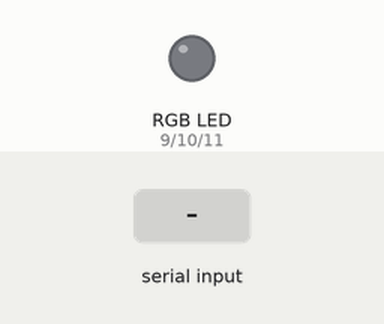
Bench run of a sketch on a simulated Arduino Uno, built with avr-gcc and run on an emulated ATmega328P. On the bench: an RGB LED mixed from three pins (HIGH = lit). The test bench sets the inputs (shaded band). Dim RGB values are drawn brighter than linear.

Above: at 1.2 s.
1.3 s: "#90\n" received over Serial
At 1.6 s:
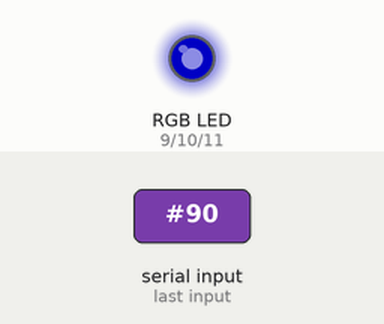
2.8 s: "#" received over Serial
At 3.8 s:
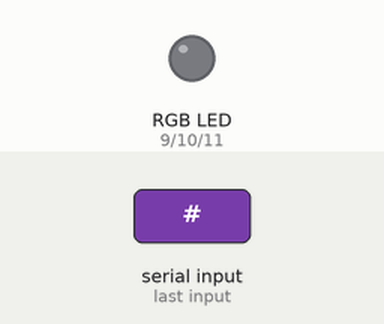
Timing chart, 0 to 5.8 s (numbered marks = the images above; inputs shaded):
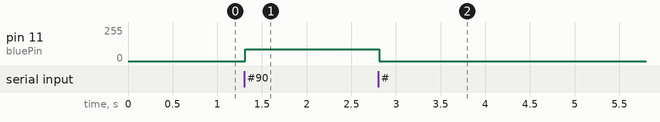

Measured:
- after the input at 1.3 s, pin 11 (bluePin): 0/255 → 90/255 at once
- after the input at 2.8 s, pin 11 (bluePin): 90/255 → 0/255 at once

The sketch:

rgb_control.ino
```cpp
int incomingByte = 0; // for incoming serial data
String myString;

int bluePin  = 11;
int greenPin = 10;
int redPin   = 9;
long myStringInt = 0;

void setup() {

  pinMode(redPin,   OUTPUT);
  pinMode(greenPin, OUTPUT);
  pinMode(bluePin,  OUTPUT);

  Serial.begin(9600);
  Serial.setTimeout(10);  // improves the serial response time
}

void loop() {

  myString = getSerial();

  if (myString.startsWith("#"))    { // "#" determines value is RGB
    myString.remove(0, 1);          // removes "#" to only have the numbers
    myStringInt = myString.toInt(); // converts myString from a string to an integer
    setSelectedRGB(myStringInt);    // send the integer value to the function which activates the RGB pins
  }
}

String getSerial()  {
  String a;
  while (Serial.available())   {
    //if (a != "\n")    {
    a = Serial.readString();
    //}
  }

  return (a);
}


void setSelectedRGB(long colorValue)   {
  //Serial.println(colorValue);
  analogWrite(redPin, (colorValue >> 16));
  //Serial.println(colorValue >> 16);
  analogWrite(greenPin, ((colorValue & 0xFF00) >> 8));
  //Serial.println((colorValue & 0xFF00) >> 8);
  analogWrite(bluePin, (colorValue & 0xFF));
  //Serial.println(colorValue & 0xFF);
}
```
